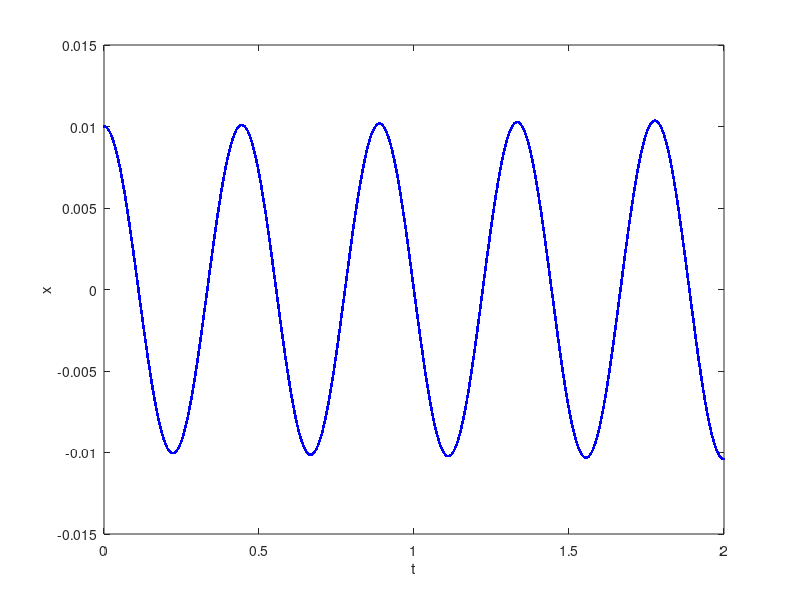
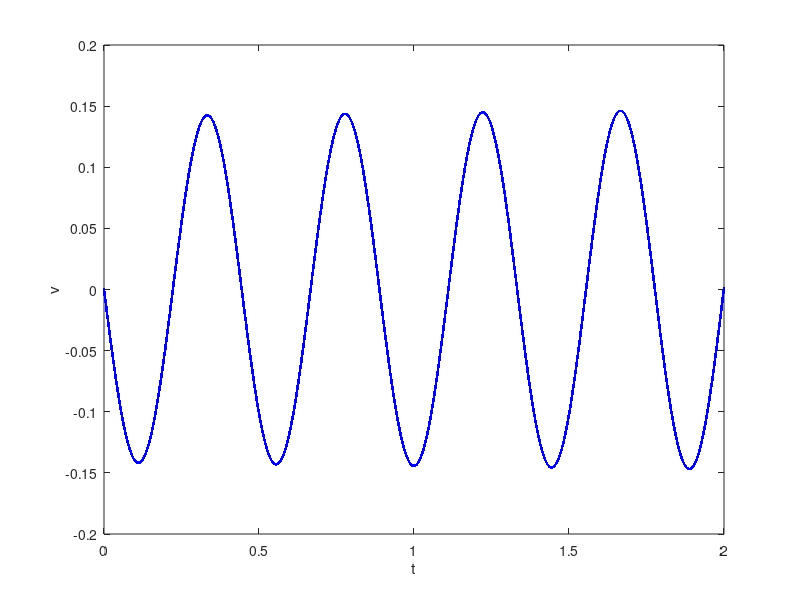

These figures' MATLAB source, in order:
clearvars;
ti = 0;
tf = 2;
x0 = 0.01;
v0 = 0;
k = 2.0;
m = 0.010;
f = @(x) -k/m*x;
N = 1e4;
h = (tf-ti)/N;
t = zeros(N+1,1);
v = zeros(N+1,1);
x = zeros(N+1,1);
t(1) = ti;
v(1) = v0;
x(1) = x0;
for i=1:N
    t(i+1) = ti + i*h;
    v(i+1) = v(i) + h*f(x(i));
    x(i+1) = x(i) + h*v(i);
end

figure(1);
plot(t,x, '.b');
xlabel('t');
ylabel('x');

figure(2);
plot(t,v, '.b');
xlabel('t');
ylabel('v');